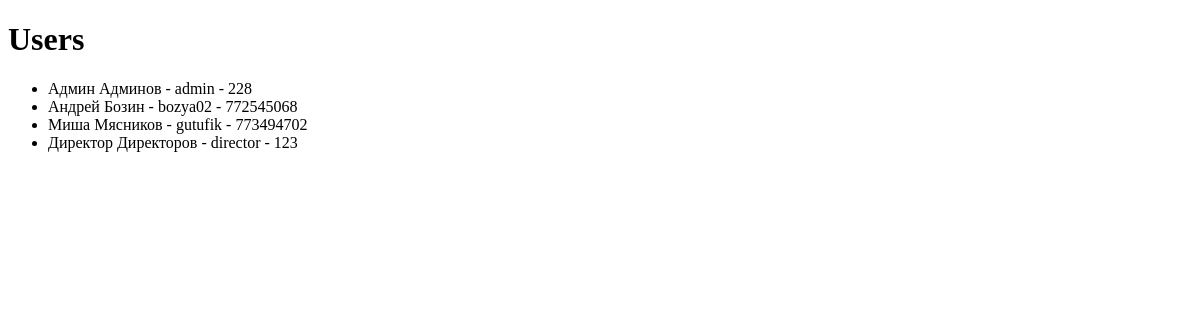
The app's page /users/, older data.
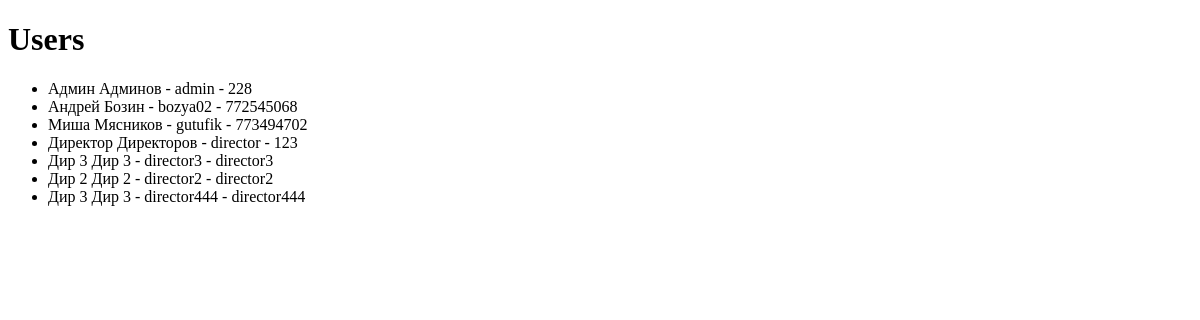
The same page, newer data.
### core/models.py (models this page shows, shortened)
class CustomUser(AbstractUser):
    tg_id = models.CharField(max_length=30, verbose_name='Id Телеграм')
    objects = CustomUserManager()
    class Meta:
        verbose_name = 'Пользователь'
        verbose_name_plural = 'Пользователи'

### frontend/views.py (the view)
# urls.py: path('users/', views.user_list, name='users_list'),
def user_list(request):
    users = CustomUser.objects.all()
    return render(request, 'user_list.html', {'users': users})

### templates/user_list.html
{% extends 'base.html' %}
{% block content %}
<h1>Users</h1>
<ul>
    {% for user in users %}
    <li>{{ user.first_name }} {{ user.last_name }} - {{ user.username }} - {{ user.tg_id }}</li>
    {% endfor %}
</ul>
{% endblock %}

### templates/base.html (shortened to what this page needs)
<!DOCTYPE html>
{% load static %}
<html lang="ru">
<head>
</head>
<body>
<main class="container">
    {% block content %}{% endblock content %}
</main>
</body>
</html>

Row changes from the older to the newer data that the page shows:
added CustomUser: first_name "Дир 3", last_name "Дир 3", username "director3", tg_id "director3"
added CustomUser: first_name "Дир 2", last_name "Дир 2", username "director2", tg_id "director2"
added CustomUser: first_name "Дир 3", last_name "Дир 3", username "director444", tg_id "director444"
